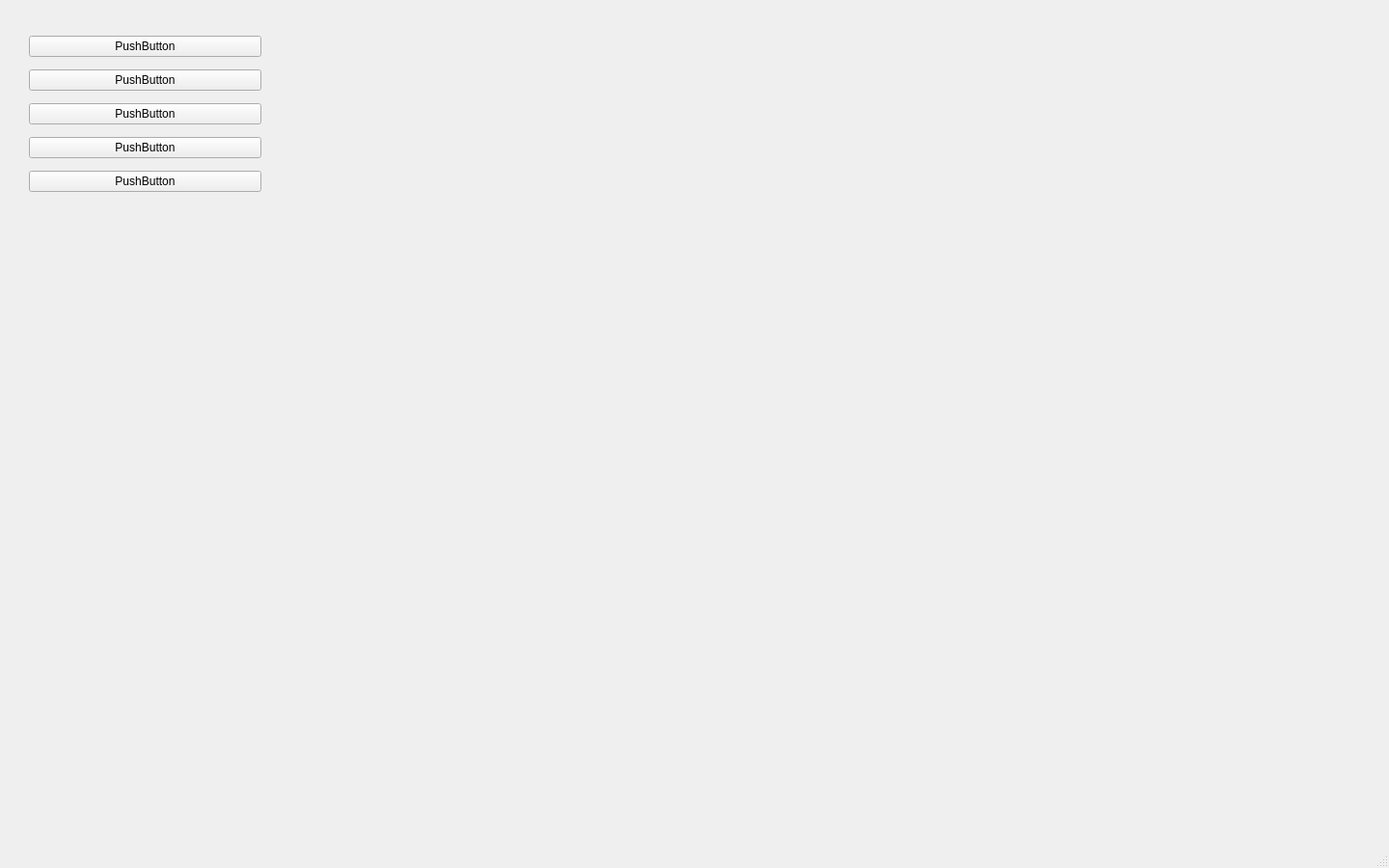
<?xml version="1.0" encoding="UTF-8"?>
<ui version="4.0">
 <class>MainWindow</class>
 <widget class="QMainWindow" name="MainWindow">
  <property name="geometry">
   <rect>
    <x>0</x>
    <y>0</y>
    <width>1440</width>
    <height>900</height>
   </rect>
  </property>
  <property name="windowTitle">
   <string>MainWindow</string>
  </property>
  <widget class="QWidget" name="centralwidget">
   <property name="sizePolicy">
    <sizepolicy hsizetype="Expanding" vsizetype="Expanding">
     <horstretch>0</horstretch>
     <verstretch>0</verstretch>
    </sizepolicy>
   </property>
   <widget class="QWidget" name="rightwidget" native="true">
    <property name="geometry">
     <rect>
      <x>297</x>
      <y>10</y>
      <width>1051</width>
      <height>801</height>
     </rect>
    </property>
    <property name="sizePolicy">
     <sizepolicy hsizetype="Expanding" vsizetype="Expanding">
      <horstretch>0</horstretch>
      <verstretch>0</verstretch>
     </sizepolicy>
    </property>
    <widget class="QWidget" name="verticalLayoutWidget_2">
     <property name="geometry">
      <rect>
       <x>0</x>
       <y>0</y>
       <width>1051</width>
       <height>801</height>
      </rect>
     </property>
     <layout class="QVBoxLayout" name="verticalLayout">
      <item>
       <spacer name="horizontalSpacer_2">
        <property name="orientation">
         <enum>Qt::Horizontal</enum>
        </property>
        <property name="sizeHint" stdset="0">
         <size>
          <width>40</width>
          <height>20</height>
         </size>
        </property>
       </spacer>
      </item>
     </layout>
    </widget>
   </widget>
   <widget class="QWidget" name="leftwidget" native="true">
    <property name="geometry">
     <rect>
      <x>20</x>
      <y>10</y>
      <width>271</width>
      <height>801</height>
     </rect>
    </property>
    <widget class="QWidget" name="verticalLayoutWidget">
     <property name="geometry">
      <rect>
       <x>10</x>
       <y>20</y>
       <width>241</width>
       <height>235</height>
      </rect>
     </property>
     <layout class="QVBoxLayout" name="verticalLayout_2">
      <item>
       <widget class="QPushButton" name="pushButton1">
        <property name="text">
         <string>PushButton</string>
        </property>
       </widget>
      </item>
      <item>
       <widget class="QPushButton" name="pushButton2">
        <property name="text">
         <string>PushButton</string>
        </property>
       </widget>
      </item>
      <item>
       <widget class="QPushButton" name="pushButton3">
        <property name="text">
         <string>PushButton</string>
        </property>
       </widget>
      </item>
      <item>
       <widget class="QPushButton" name="pushButton4">
        <property name="text">
         <string>PushButton</string>
        </property>
       </widget>
      </item>
      <item>
       <widget class="QPushButton" name="pushButton5">
        <property name="text">
         <string>PushButton</string>
        </property>
       </widget>
      </item>
      <item>
       <spacer name="horizontalSpacer">
        <property name="orientation">
         <enum>Qt::Horizontal</enum>
        </property>
        <property name="sizeHint" stdset="0">
         <size>
          <width>236</width>
          <height>58</height>
         </size>
        </property>
       </spacer>
      </item>
     </layout>
    </widget>
   </widget>
   <widget class="QWidget" name="">
    <property name="geometry">
     <rect>
      <x>0</x>
      <y>0</y>
      <width>2</width>
      <height>2</height>
     </rect>
    </property>
    <layout class="QHBoxLayout" name="horizontalLayout"/>
   </widget>
   <zorder>leftwidget</zorder>
   <zorder>rightwidget</zorder>
  </widget>
  <widget class="QMenuBar" name="menubar">
   <property name="geometry">
    <rect>
     <x>0</x>
     <y>0</y>
     <width>1440</width>
     <height>25</height>
    </rect>
   </property>
  </widget>
  <widget class="QStatusBar" name="statusbar"/>
 </widget>
 <resources/>
 <connections/>
</ui>
